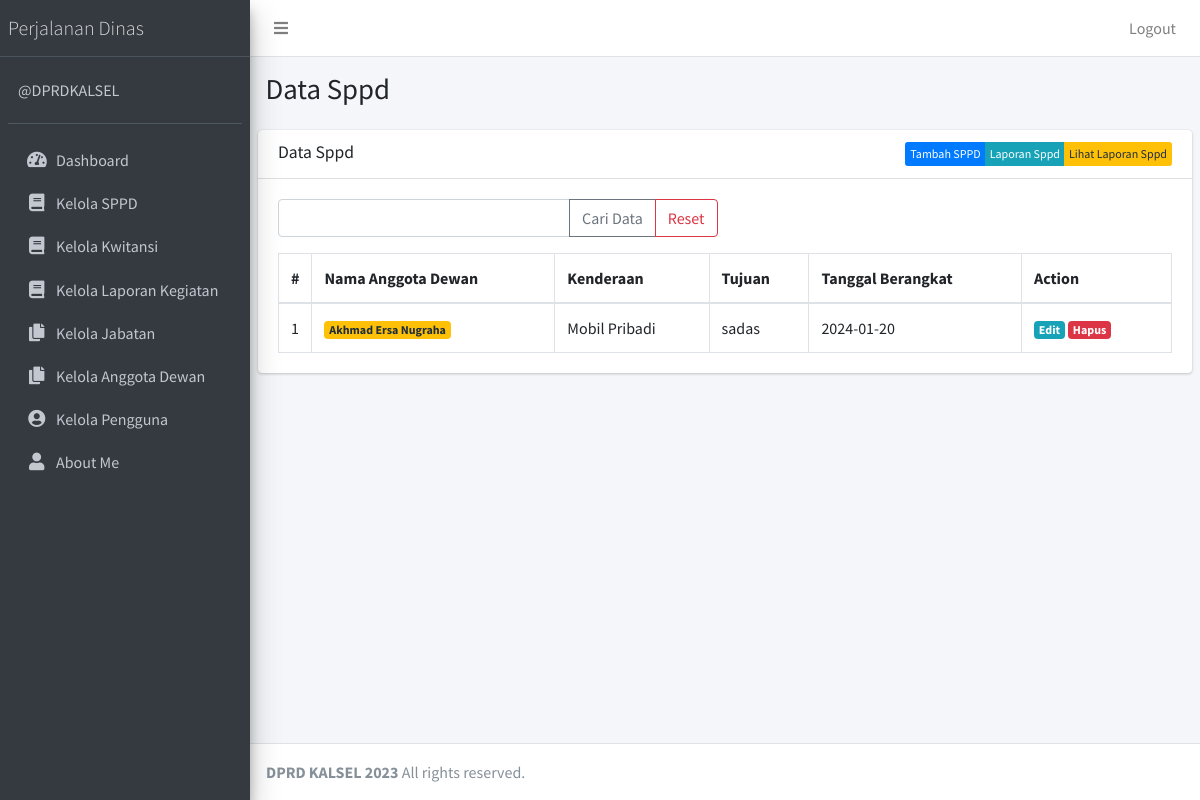
Screenshot of /public/sppd (signed in) with the database file from the repository.
### tables this page shows
CREATE TABLE `tb_sppd` (
  `id` int NOT NULL,
  `nama_anggota_dewan_id` int NOT NULL,
  `jangka_waktu` date NOT NULL,
  `jenis_transportasi` varchar(50) NOT NULL,
  `judul_kegiatan` varchar(50) NOT NULL,
  `jumlah_anggaran` varchar(50) NOT NULL,
  `nomor_lampiran` varchar(50) NOT NULL,
  `nomor_rekening` varchar(50) NOT NULL,
  `tanggal_berangkat` date NOT NULL,
  `tanggal_pulang` date NOT NULL,
  `tempat_berangkat` varchar(50) NOT NULL,
  `tempat_tujuan` varchar(50) NOT NULL,
  `total_relisasi_anggaran` varchar(50) NOT NULL
);

CREATE TABLE `tb_anggota_dewan` (
  `id` int NOT NULL,
  `asal` varchar(50) NOT NULL,
  `id_anggota_dewan` varchar(50) NOT NULL,
  `jenis_kelamin_id` varchar(30) NOT NULL,
  `nama_anggota_dewan` varchar(50) NOT NULL,
  `nip` varchar(50) NOT NULL,
  `no_anggota_dewan` varchar(50) NOT NULL,
  `ttl` date NOT NULL,
  `umur` varchar(50) NOT NULL
);

### app/core/Controller.php (called while the page is built, shortened)
<?php
class Controller
{
    public function view($view, $data = [])
    {
        require_once '../app/views/' . $view . '.php';
    }
    public function model($model)
    {
        return new $model;
    }
}

### app/controllers/Sppd.php (called while the page is built, shortened)
<?php
class Sppd extends Controller
{
    public function index()
    {
        $data['title'] = 'Data Sppd';
        $data['tb_sppd'] = $this->model('SppdModel')->getAllSppd();
        $this->view('sppd/index', $data);
    }
}

### app/core/App.php (called while the page is built, shortened)
<?php
class App
{
    protected $method = 'index';
    protected $params = [];
    public function __construct()
    {
        $this->controller = new $this->controller;
        call_user_func_array([$this->controller, $this->method], $this->params);
    }
}

### public/index.php (called while the page is built, shortened)
<?php
$app = new App;

### app/core/Database.php (called while the page is built, shortened)
<?php
class Database
{
    private $host = DB_HOST;
    private $user = DB_USER;
    private $pass = DB_PASS;
    private $dbnm = DB_NAME;
    private $dbh;
    private $stmt;
    public function __construct()
    {
        $dsn = 'mysql:host=' . $this->host . ';dbname=' . $this->dbnm;
        $option = [
            PDO::ATTR_PERSISTENT => true,
            PDO::ATTR_ERRMODE => PDO::ERRMODE_EXCEPTION
        ];
        try {
            $this->dbh = new PDO($dsn, $this->user, $this->pass, $option);
        } catch (PDOException $e) {
            die($e->getMessage());
        }
    }
    public function query($query)
    {
        $this->stmt = $this->dbh->prepare($query);
    }
    public function execute()
    {
        $this->stmt->execute();
    }
    public function resultSet()
    {
        $this->execute();
        return $this->stmt->fetchAll(PDO::FETCH_ASSOC);
    }
}

### app/models/SppdModel.php (called while the page is built, shortened)
<?php
class SppdModel
{
    private $table = 'tb_sppd';
    private $db;
    public function __construct()
    {
        $this->db = new Database;
    }
    public function getAllSppd()
    {
        $this->db->query('SELECT tb_sppd.*, tb_anggota_dewan.nama_anggota_dewan FROM ' . $this->table . ' JOIN tb_anggota_dewan ON tb_anggota_dewan.id = tb_sppd.nama_anggota_dewan_id');
        return $this->db->resultSet();
    }
}

### app/views/sppd/index.php (the view, shortened to what this page needs)
<div class="content-wrapper">
    <section class="content-header">
        <div class="container-fluid">
            <div class="row mb-2">
                <div class="col-sm-6">
                    <h1><?= $data['title']; ?></h1>
                </div>
            </div>
        </div>
    </section>
    <section class="content">
        <div class="card">
            <div class="card-header">
                <h3 class="card-title"><?= $data['title'] ?></h3>
                <div class="btn-group float-right">
                    <a href="<?= base_url; ?>/sppd/tambah" class="btn float-right btn-xs btn btn-primary">Tambah SPPD</a>
                    <a href="<?= base_url; ?>/sppd/laporan" class="btn float-right btn-xs btn btn-info" target="_blank">Laporan Sppd</a>
                    <a href="<?= base_url; ?>/sppd/lihatlaporan" class="btn float-right btn-xs btn btn-warning" target="_blank">Lihat Laporan Sppd</a>
                </div>
            </div>
            <div class="card-body">
                <form action="<?= base_url; ?>/sppd/cari" method="post">
                    <div class="row mb-3">
                        <div class="col-lg-6">
                            <div class="input-group">
                                <input type="text" class="form-control" placeholder="" name="key">
                                <div class="input-group-append">
                                    <button class="btn btn-outline-secondary" type="submit">Cari Data</button>
                                    <a class="btn btn-outline-danger" href="<?= base_url; ?>/sppd">Reset</a>
                                </div>
                            </div>
                        </div>
                    </div>
                </form>
                <table class="table table-bordered">
                    <thead>
                        <tr>
                            <th style="width:10px">#</th>
                            <th>Nama Anggota Dewan</th>
                            <th>Kenderaan</th>
                            <th>Tujuan</th>
                            <th>Tanggal Berangkat</th>
                            <th style="width:150px">Action</th>
                        </tr>
                    </thead>
                    <tbody>
                        <?php $no = 1; ?>
                        <?php
                        foreach ($data['tb_sppd'] as $row) : ?>
                            <tr>
                                <td><?= $no; ?></td>
                                <td>
                                    <div class="badge badge-warning"><?= $row['nama_anggota_dewan']; ?></div>
                                </td>
                                <td><?= $row['jenis_transportasi']; ?></td>
                                <td><?= $row['tempat_tujuan']; ?></td>
                                <td><?= $row['tanggal_berangkat']; ?></td>
                                <td>
                                    <a href="<?= base_url; ?>/sppd/edit/<?= $row['id'] ?>" class="badge badge-info">Edit</a>
                                    <a href="<?= base_url; ?>/sppd/hapus/<?= $row['id'] ?>" class="badge badge-danger" onclick="return confirm('Hapus data?');">Hapus</a>
                                </td>
                            </tr>
                        <?php $no++;
                        endforeach; ?>
                    </tbody>
                </table>
            </div>
        </div>
    </section>
</div>

### rows the page displays
tb_sppd: tb_anggota_dewan.nama_anggota_dewan "Akhmad Ersa Nugraha", jenis_transportasi "Mobil Pribadi", tempat_tujuan "sadas", tanggal_berangkat "2024-01-20"

### other values shown
$data['title'] "Data Sppd"
